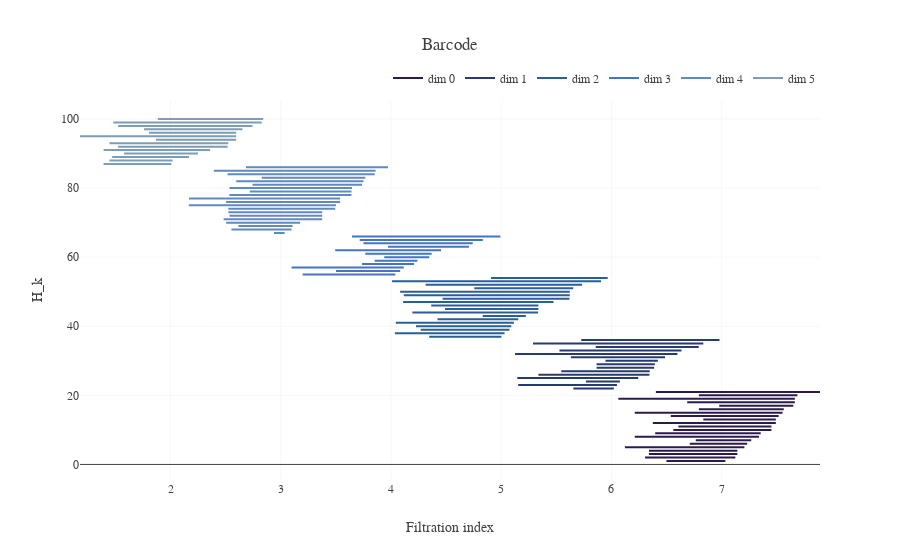

This figure's notebook cell:
### Code cell
fig = go.Figure()
bar_df_sorted = bar_df.sort_values(by=["bar_dim", "bar_birth"])
bar_df_sorted = bar_df_sorted.reset_index(drop=True)

for b,bar in bar_df_sorted.iterrows():
    
    if (bar_df_sorted.iloc[b-1]["bar_dim"] != bar["bar_dim"]) :
        showlegendtf = True
    else :
        showlegendtf = False
        
    fig.add_trace(go.Scatter(x=[bar["bar_birth"], bar["bar_death"]], y=[b+1, b+1],
                    mode='lines',
                    name=f'dim {bar["bar_dim"]}',
                    showlegend=showlegendtf,
                    line=dict(color=aptviz_themes.davos_colors[int(bar["bar_dim"])]),
                    hovertemplate =
                        f'<i>id</i>: {bar["bar_id"]}'+
                        f'<br><b>rep</b>: {bar["rep"]}'))



# Add nice effects and such
fig.update_layout(title_text="Barcode")
fig.update_yaxes(title_text = "H_k")
fig.update_xaxes(title_text = "Filtration index")
fig.update_layout(legend=dict(
    orientation="h",
    yanchor="bottom",
    y=1.02,
    xanchor="right",
    x=1
))
fig.update_layout(hovermode="x unified")
fig.show()

### Figure 1 — Plotly figure (JSON) as saved in the notebook; plotly's stock layout.template omitted (floating-point values rounded to 4 significant figures)
{"data": [{"hovertemplate": "<i>id</i>: 62<br><b>rep</b>: [20 75 81 48]", "line": {"color": "rgb(44, 26, 76)"}, "mode": "lines", "name": "dim 0", "showlegend": true, "type": "scatter", "x": [7.034, 6.5], "y": [1, 1]}, {"hovertemplate": "<i>id</i>: 93<br><b>rep</b>: [38 66 77 26]", "line": {"color": "rgb(44, 26, 76)"}, "mode": "lines", "name": "dim 0", "showlegend": false, "type": "scatter", "x": [7.125, 6.305], "y": [2, 2]}, {"hovertemplate": "<i>id</i>: 5<br><b>rep</b>: [31 45 55 20]", "line": {"color": "rgb(44, 26, 76)"}, "mode": "lines", "name": "dim 0", "showlegend": false, "type": "scatter", "x": [7.143, 6.34], "y": [3, 3]}, {"hovertemplate": "<i>id</i>: 72<br><b>rep</b>: [ 2 40 38 41]", "line": {"color": "rgb(44, 26, 76)"}, "mode": "lines", "name": "dim 0", "showlegend": false, "type": "scatter", "x": [7.143, 6.341], "y": [4, 4]}, {"hovertemplate": "<i>id</i>: 25<br><b>rep</b>: [85 76 96 22]", "line": {"color": "rgb(44, 26, 76)"}, "mode": "lines", "name": "dim 0", "showlegend": false, "type": "scatter", "x": [7.207, 6.123], "y": [5, 5]}, {"hovertemplate": "<i>id</i>: 20<br><b>rep</b>: [27 49 34 50]", "line": {"color": "rgb(44, 26, 76)"}, "mode": "lines", "name": "dim 0", "showlegend": false, "type": "scatter", "x": [7.232, 6.711], "y": [6, 6]}, {"hovertemplate": "<i>id</i>: 86<br><b>rep</b>: [ 3 18 33 73]", "line": {"color": "rgb(44, 26, 76)"}, "mode": "lines", "name": "dim 0", "showlegend": false, "type": "scatter", "x": [7.269, 6.766], "y": [7, 7]}, {"hovertemplate": "<i>id</i>: 30<br><b>rep</b>: [80 55 75 35]", "line": {"color": "rgb(44, 26, 76)"}, "mode": "lines", "name": "dim 0", "showlegend": false, "type": "scatter", "x": [7.34, 6.212], "y": [8, 8]}, {"hovertemplate": "<i>id</i>: 17<br><b>rep</b>: [76 43 85  5]", "line": {"color": "rgb(44, 26, 76)"}, "mode": "lines", "name": "dim 0", "showlegend": false, "type": "scatter", "x": [7.355, 6.397], "y": [9, 9]}, {"hovertemplate": "<i>id</i>: 41<br><b>rep</b>: [37 19 67 90]", "line": {"color": "rgb(44, 26, 76)"}, "mode": "lines", "name": "dim 0", "showlegend": false, "type": "scatter", "x": [7.452, 6.562], "y": [10, 10]}, {"hovertemplate": "<i>id</i>: 55<br><b>rep</b>: [ 7 28  6 68]", "line": {"color": "rgb(44, 26, 76)"}, "mode": "lines", "name": "dim 0", "showlegend": false, "type": "scatter", "x": [7.452, 6.608], "y": [11, 11]}, {"hovertemplate": "<i>id</i>: 48<br><b>rep</b>: [57 95 41 26]", "line": {"color": "rgb(44, 26, 76)"}, "mode": "lines", "name": "dim 0", "showlegend": false, "type": "scatter", "x": [7.492, 6.376], "y": [12, 12]}, {"hovertemplate": "<i>id</i>: 66<br><b>rep</b>: [66 24 65 47]", "line": {"color": "rgb(44, 26, 76)"}, "mode": "lines", "name": "dim 0", "showlegend": false, "type": "scatter", "x": [7.492, 6.834], "y": [13, 13]}, {"hovertemplate": "<i>id</i>: 31<br><b>rep</b>: [69 55 47 31]", "line": {"color": "rgb(44, 26, 76)"}, "mode": "lines", "name": "dim 0", "showlegend": false, "type": "scatter", "x": [7.517, 6.538], "y": [14, 14]}, {"hovertemplate": "<i>id</i>: 7<br><b>rep</b>: [49 16 26 43]", "line": {"color": "rgb(44, 26, 76)"}, "mode": "lines", "name": "dim 0", "showlegend": false, "type": "scatter", "x": [7.553, 6.212], "y": [15, 15]}, {"hovertemplate": "<i>id</i>: 95<br><b>rep</b>: [22 71 62 97]", "line": {"color": "rgb(44, 26, 76)"}, "mode": "lines", "name": "dim 0", "showlegend": false, "type": "scatter", "x": [7.564, 6.793], "y": [16, 16]}, {"hovertemplate": "<i>id</i>: 16<br><b>rep</b>: [41 98 93 29]", "line": {"color": "rgb(44, 26, 76)"}, "mode": "lines", "name": "dim 0", "showlegend": false, "type": "scatter", "x": [7.65, 6.978], "y": [17, 17]}, {"hovertemplate": "<i>id</i>: 18<br><b>rep</b>: [75 76 18 91]", "line": {"color": "rgb(44, 26, 76)"}, "mode": "lines", "name": "dim 0", "showlegend": false, "type": "scatter", "x": [7.664, 6.688], "y": [18, 18]}, {"hovertemplate": "<i>id</i>: 42<br><b>rep</b>: [21 12 59  8]", "line": {"color": "rgb(44, 26, 76)"}, "mode": "lines", "name": "dim 0", "showlegend": false, "type": "scatter", "x": [7.664, 6.063], "y": [19, 19]}, {"hovertemplate": "<i>id</i>: 28<br><b>rep</b>: [57 25 48 20]", "line": {"color": "rgb(44, 26, 76)"}, "mode": "lines", "name": "dim 0", "showlegend": false, "type": "scatter", "x": [7.688, 6.793], "y": [20, 20]}, {"hovertemplate": "<i>id</i>: 9<br><b>rep</b>: [75 14  5 72]", "line": {"color": "rgb(44, 26, 76)"}, "mode": "lines", "name": "dim 0", "showlegend": false, "type": "scatter", "x": [7.893, 6.404], "y": [21, 21]}, {"hovertemplate": "<i>id</i>: 87<br><b>rep</b>: [116 188 204 165]", "line": {"color": "rgb(40, 59, 110)"}, "mode": "lines", "name": "dim 1", "showlegend": true, "type": "scatter", "x": [6.022, 5.654], "y": [22, 22]}, {"hovertemplate": "<i>id</i>: 47<br><b>rep</b>: [111 160 185 100]", "line": {"color": "rgb(40, 59, 110)"}, "mode": "lines", "name": "dim 1", "showlegend": false, "type": "scatter", "x": [6.05, 5.155], "y": [23, 23]}, {"hovertemplate": "<i>id</i>: 77<br><b>rep</b>: [182 115 217 108]", "line": {"color": "rgb(40, 59, 110)"}, "mode": "lines", "name": "dim 1", "showlegend": false, "type": "scatter", "x": [6.077, 5.769], "y": [24, 24]}, {"hovertemplate": "<i>id</i>: 39<br><b>rep</b>: [160 228 183 139]", "line": {"color": "rgb(40, 59, 110)"}, "mode": "lines", "name": "dim 1", "showlegend": false, "type": "scatter", "x": [6.243, 5.146], "y": [25, 25]}, {"hovertemplate": "<i>id</i>: 91<br><b>rep</b>: [190 209 139 212]", "line": {"color": "rgb(40, 59, 110)"}, "mode": "lines", "name": "dim 1", "showlegend": false, "type": "scatter", "x": [6.345, 5.338], "y": [26, 26]}, {"hovertemplate": "<i>id</i>: 70<br><b>rep</b>: [179 210 107 123]", "line": {"color": "rgb(40, 59, 110)"}, "mode": "lines", "name": "dim 1", "showlegend": false, "type": "scatter", "x": [6.348, 5.545], "y": [27, 27]}, {"hovertemplate": "<i>id</i>: 43<br><b>rep</b>: [172 203 143 137]", "line": {"color": "rgb(40, 59, 110)"}, "mode": "lines", "name": "dim 1", "showlegend": false, "type": "scatter", "x": [6.387, 5.866], "y": [28, 28]}, {"hovertemplate": "<i>id</i>: 14<br><b>rep</b>: [185 164 220 141]", "line": {"color": "rgb(40, 59, 110)"}, "mode": "lines", "name": "dim 1", "showlegend": false, "type": "scatter", "x": [6.394, 5.866], "y": [29, 29]}, {"hovertemplate": "<i>id</i>: 64<br><b>rep</b>: [205 101 149 182]", "line": {"color": "rgb(40, 59, 110)"}, "mode": "lines", "name": "dim 1", "showlegend": false, "type": "scatter", "x": [6.421, 5.946], "y": [30, 30]}, {"hovertemplate": "<i>id</i>: 13<br><b>rep</b>: [215 114 158 156]", "line": {"color": "rgb(40, 59, 110)"}, "mode": "lines", "name": "dim 1", "showlegend": false, "type": "scatter", "x": [6.487, 5.632], "y": [31, 31]}, {"hovertemplate": "<i>id</i>: 10<br><b>rep</b>: [208 214 141 133]", "line": {"color": "rgb(40, 59, 110)"}, "mode": "lines", "name": "dim 1", "showlegend": false, "type": "scatter", "x": [6.599, 5.125], "y": [32, 32]}, {"hovertemplate": "<i>id</i>: 71<br><b>rep</b>: [213 227 194 112]", "line": {"color": "rgb(40, 59, 110)"}, "mode": "lines", "name": "dim 1", "showlegend": false, "type": "scatter", "x": [6.636, 5.529], "y": [33, 33]}, {"hovertemplate": "<i>id</i>: 0<br><b>rep</b>: [178 192 187 249]", "line": {"color": "rgb(40, 59, 110)"}, "mode": "lines", "name": "dim 1", "showlegend": false, "type": "scatter", "x": [6.792, 5.858], "y": [34, 34]}, {"hovertemplate": "<i>id</i>: 51<br><b>rep</b>: [116 197 112 144]", "line": {"color": "rgb(40, 59, 110)"}, "mode": "lines", "name": "dim 1", "showlegend": false, "type": "scatter", "x": [6.834, 5.289], "y": [35, 35]}, {"hovertemplate": "<i>id</i>: 81<br><b>rep</b>: [162 179 115 242]", "line": {"color": "rgb(40, 59, 110)"}, "mode": "lines", "name": "dim 1", "showlegend": false, "type": "scatter", "x": [6.981, 5.727], "y": [36, 36]}, {"hovertemplate": "<i>id</i>: 26<br><b>rep</b>: [342 314 289 308]", "line": {"color": "rgb(42, 94, 151)"}, "mode": "lines", "name": "dim 2", "showlegend": true, "type": "scatter", "x": [5.001, 4.347], "y": [37, 37]}, {"hovertemplate": "<i>id</i>: 88<br><b>rep</b>: [342 286 299 352]", "line": {"color": "rgb(42, 94, 151)"}, "mode": "lines", "name": "dim 2", "showlegend": false, "type": "scatter", "x": [5.031, 4.036], "y": [38, 38]}, {"hovertemplate": "<i>id</i>: 68<br><b>rep</b>: [319 303 308 273]", "line": {"color": "rgb(42, 94, 151)"}, "mode": "lines", "name": "dim 2", "showlegend": false, "type": "scatter", "x": [5.075, 4.269], "y": [39, 39]}, {"hovertemplate": "<i>id</i>: 60<br><b>rep</b>: [343 320 306 300]", "line": {"color": "rgb(42, 94, 151)"}, "mode": "lines", "name": "dim 2", "showlegend": false, "type": "scatter", "x": [5.092, 4.228], "y": [40, 40]}, {"hovertemplate": "<i>id</i>: 69<br><b>rep</b>: [254 271 260 282]", "line": {"color": "rgb(42, 94, 151)"}, "mode": "lines", "name": "dim 2", "showlegend": false, "type": "scatter", "x": [5.116, 4.044], "y": [41, 41]}, {"hovertemplate": "<i>id</i>: 12<br><b>rep</b>: [297 321 270 279]", "line": {"color": "rgb(42, 94, 151)"}, "mode": "lines", "name": "dim 2", "showlegend": false, "type": "scatter", "x": [5.155, 4.422], "y": [42, 42]}, {"hovertemplate": "<i>id</i>: 65<br><b>rep</b>: [260 327 267 358]", "line": {"color": "rgb(42, 94, 151)"}, "mode": "lines", "name": "dim 2", "showlegend": false, "type": "scatter", "x": [5.224, 4.833], "y": [43, 43]}, {"hovertemplate": "<i>id</i>: 50<br><b>rep</b>: [356 353 336 352]", "line": {"color": "rgb(42, 94, 151)"}, "mode": "lines", "name": "dim 2", "showlegend": false, "type": "scatter", "x": [5.335, 4.194], "y": [44, 44]}, {"hovertemplate": "<i>id</i>: 53<br><b>rep</b>: [257 260 345 250]", "line": {"color": "rgb(42, 94, 151)"}, "mode": "lines", "name": "dim 2", "showlegend": false, "type": "scatter", "x": [5.338, 4.49], "y": [45, 45]}, {"hovertemplate": "<i>id</i>: 79<br><b>rep</b>: [287 253 324 251]", "line": {"color": "rgb(42, 94, 151)"}, "mode": "lines", "name": "dim 2", "showlegend": false, "type": "scatter", "x": [5.338, 4.366], "y": [46, 46]}, {"hovertemplate": "<i>id</i>: 80<br><b>rep</b>: [345 250 282 325]", "line": {"color": "rgb(42, 94, 151)"}, "mode": "lines", "name": "dim 2", "showlegend": false, "type": "scatter", "x": [5.475, 4.11], "y": [47, 47]}, {"hovertemplate": "<i>id</i>: 27<br><b>rep</b>: [333 250 351 344]", "line": {"color": "rgb(42, 94, 151)"}, "mode": "lines", "name": "dim 2", "showlegend": false, "type": "scatter", "x": [5.619, 4.469], "y": [48, 48]}, {"hovertemplate": "<i>id</i>: 11<br><b>rep</b>: [255 358 269 338]", "line": {"color": "rgb(42, 94, 151)"}, "mode": "lines", "name": "dim 2", "showlegend": false, "type": "scatter", "x": [5.623, 4.117], "y": [49, 49]}, {"hovertemplate": "<i>id</i>: 84<br><b>rep</b>: [287 352 269 252]", "line": {"color": "rgb(42, 94, 151)"}, "mode": "lines", "name": "dim 2", "showlegend": false, "type": "scatter", "x": [5.623, 4.083], "y": [50, 50]}, {"hovertemplate": "<i>id</i>: 2<br><b>rep</b>: [341 313 257 324]", "line": {"color": "rgb(42, 94, 151)"}, "mode": "lines", "name": "dim 2", "showlegend": false, "type": "scatter", "x": [5.654, 4.756], "y": [51, 51]}, {"hovertemplate": "<i>id</i>: 3<br><b>rep</b>: [280 272 304 292]", "line": {"color": "rgb(42, 94, 151)"}, "mode": "lines", "name": "dim 2", "showlegend": false, "type": "scatter", "x": [5.734, 4.315], "y": [52, 52]}, {"hovertemplate": "<i>id</i>: 78<br><b>rep</b>: [339 305 321 319]", "line": {"color": "rgb(42, 94, 151)"}, "mode": "lines", "name": "dim 2", "showlegend": false, "type": "scatter", "x": [5.906, 4.01], "y": [53, 53]}, {"hovertemplate": "<i>id</i>: 59<br><b>rep</b>: [312 311 306 267]", "line": {"color": "rgb(42, 94, 151)"}, "mode": "lines", "name": "dim 2", "showlegend": false, "type": "scatter", "x": [5.966, 4.908], "y": [54, 54]}, {"hovertemplate": "<i>id</i>: 73<br><b>rep</b>: [362 390 415 429]", "line": {"color": "rgb(68, 117, 193)"}, "mode": "lines", "name": "dim 3", "showlegend": true, "type": "scatter", "x": [4.04, 3.198], "y": [55, 55]}, {"hovertemplate": "<i>id</i>: 35<br><b>rep</b>: [413 425 416 391]", "line": {"color": "rgb(68, 117, 193)"}, "mode": "lines", "name": "dim 3", "showlegend": false, "type": "scatter", "x": [4.083, 3.502], "y": [56, 56]}, {"hovertemplate": "<i>id</i>: 94<br><b>rep</b>: [386 432 389 428]", "line": {"color": "rgb(68, 117, 193)"}, "mode": "lines", "name": "dim 3", "showlegend": false, "type": "scatter", "x": [4.117, 3.098], "y": [57, 57]}, {"hovertemplate": "<i>id</i>: 6<br><b>rep</b>: [417 434 382 398]", "line": {"color": "rgb(68, 117, 193)"}, "mode": "lines", "name": "dim 3", "showlegend": false, "type": "scatter", "x": [4.209, 3.738], "y": [58, 58]}, {"hovertemplate": "<i>id</i>: 57<br><b>rep</b>: [446 365 428 448]", "line": {"color": "rgb(68, 117, 193)"}, "mode": "lines", "name": "dim 3", "showlegend": false, "type": "scatter", "x": [4.24, 3.852], "y": [59, 59]}, {"hovertemplate": "<i>id</i>: 44<br><b>rep</b>: [362 372 420 371]", "line": {"color": "rgb(68, 117, 193)"}, "mode": "lines", "name": "dim 3", "showlegend": false, "type": "scatter", "x": [4.347, 3.939], "y": [60, 60]}, {"hovertemplate": "<i>id</i>: 34<br><b>rep</b>: [415 423 389 410]", "line": {"color": "rgb(68, 117, 193)"}, "mode": "lines", "name": "dim 3", "showlegend": false, "type": "scatter", "x": [4.369, 3.767], "y": [61, 61]}, {"hovertemplate": "<i>id</i>: 99<br><b>rep</b>: [440 419 433 431]", "line": {"color": "rgb(68, 117, 193)"}, "mode": "lines", "name": "dim 3", "showlegend": false, "type": "scatter", "x": [4.454, 3.494], "y": [62, 62]}, {"hovertemplate": "<i>id</i>: 40<br><b>rep</b>: [426 434 376 382]", "line": {"color": "rgb(68, 117, 193)"}, "mode": "lines", "name": "dim 3", "showlegend": false, "type": "scatter", "x": [4.707, 3.973], "y": [63, 63]}, {"hovertemplate": "<i>id</i>: 75<br><b>rep</b>: [441 369 360 397]", "line": {"color": "rgb(68, 117, 193)"}, "mode": "lines", "name": "dim 3", "showlegend": false, "type": "scatter", "x": [4.742, 3.75], "y": [64, 64]}, {"hovertemplate": "<i>id</i>: 32<br><b>rep</b>: [423 379 395 408]", "line": {"color": "rgb(68, 117, 193)"}, "mode": "lines", "name": "dim 3", "showlegend": false, "type": "scatter", "x": [4.833, 3.717], "y": [65, 65]}, {"hovertemplate": "<i>id</i>: 23<br><b>rep</b>: [430 399 360 392]", "line": {"color": "rgb(68, 117, 193)"}, "mode": "lines", "name": "dim 3", "showlegend": false, "type": "scatter", "x": [4.993, 3.646], "y": [66, 66]}, {"hovertemplate": "<i>id</i>: 38<br><b>rep</b>: [459 473 460 480]", "line": {"color": "rgb(96, 137, 190)"}, "mode": "lines", "name": "dim 4", "showlegend": true, "type": "scatter", "x": [3.035, 2.938], "y": [67, 67]}, {"hovertemplate": "<i>id</i>: 19<br><b>rep</b>: [472 450 452 462]", "line": {"color": "rgb(96, 137, 190)"}, "mode": "lines", "name": "dim 4", "showlegend": false, "type": "scatter", "x": [3.098, 2.553], "y": [68, 68]}, {"hovertemplate": "<i>id</i>: 76<br><b>rep</b>: [479 478 487 463]", "line": {"color": "rgb(96, 137, 190)"}, "mode": "lines", "name": "dim 4", "showlegend": false, "type": "scatter", "x": [3.108, 2.616], "y": [69, 69]}, {"hovertemplate": "<i>id</i>: 96<br><b>rep</b>: [470 455 485 451]", "line": {"color": "rgb(96, 137, 190)"}, "mode": "lines", "name": "dim 4", "showlegend": false, "type": "scatter", "x": [3.175, 2.505], "y": [70, 70]}, {"hovertemplate": "<i>id</i>: 29<br><b>rep</b>: [457 461 482 465]", "line": {"color": "rgb(96, 137, 190)"}, "mode": "lines", "name": "dim 4", "showlegend": false, "type": "scatter", "x": [3.376, 2.482], "y": [71, 71]}, {"hovertemplate": "<i>id</i>: 83<br><b>rep</b>: [488 484 462 473]", "line": {"color": "rgb(96, 137, 190)"}, "mode": "lines", "name": "dim 4", "showlegend": false, "type": "scatter", "x": [3.376, 2.534], "y": [72, 72]}, {"hovertemplate": "<i>id</i>: 98<br><b>rep</b>: [465 452 471 477]", "line": {"color": "rgb(96, 137, 190)"}, "mode": "lines", "name": "dim 4", "showlegend": false, "type": "scatter", "x": [3.376, 2.524], "y": [73, 73]}, {"hovertemplate": "<i>id</i>: 21<br><b>rep</b>: [473 454 451 456]", "line": {"color": "rgb(96, 137, 190)"}, "mode": "lines", "name": "dim 4", "showlegend": false, "type": "scatter", "x": [3.494, 2.524], "y": [74, 74]}, {"hovertemplate": "<i>id</i>: 58<br><b>rep</b>: [465 471 469 457]", "line": {"color": "rgb(96, 137, 190)"}, "mode": "lines", "name": "dim 4", "showlegend": false, "type": "scatter", "x": [3.502, 2.166], "y": [75, 75]}, {"hovertemplate": "<i>id</i>: 49<br><b>rep</b>: [472 481 479 487]", "line": {"color": "rgb(96, 137, 190)"}, "mode": "lines", "name": "dim 4", "showlegend": false, "type": "scatter", "x": [3.539, 2.505], "y": [76, 76]}, {"hovertemplate": "<i>id</i>: 82<br><b>rep</b>: [474 465 486 455]", "line": {"color": "rgb(96, 137, 190)"}, "mode": "lines", "name": "dim 4", "showlegend": false, "type": "scatter", "x": [3.539, 2.168], "y": [77, 77]}, {"hovertemplate": "<i>id</i>: 36<br><b>rep</b>: [489 461 480 456]", "line": {"color": "rgb(96, 137, 190)"}, "mode": "lines", "name": "dim 4", "showlegend": false, "type": "scatter", "x": [3.641, 2.534], "y": [78, 78]}, {"hovertemplate": "<i>id</i>: 67<br><b>rep</b>: [476 483 464 456]", "line": {"color": "rgb(96, 137, 190)"}, "mode": "lines", "name": "dim 4", "showlegend": false, "type": "scatter", "x": [3.641, 2.718], "y": [79, 79]}, {"hovertemplate": "<i>id</i>: 85<br><b>rep</b>: [480 484 457 489]", "line": {"color": "rgb(96, 137, 190)"}, "mode": "lines", "name": "dim 4", "showlegend": false, "type": "scatter", "x": [3.646, 2.535], "y": [80, 80]}, {"hovertemplate": "<i>id</i>: 15<br><b>rep</b>: [479 486 472 465]", "line": {"color": "rgb(96, 137, 190)"}, "mode": "lines", "name": "dim 4", "showlegend": false, "type": "scatter", "x": [3.738, 2.744], "y": [81, 81]}, {"hovertemplate": "<i>id</i>: 52<br><b>rep</b>: [481 469 476 486]", "line": {"color": "rgb(96, 137, 190)"}, "mode": "lines", "name": "dim 4", "showlegend": false, "type": "scatter", "x": [3.75, 2.596], "y": [82, 82]}, {"hovertemplate": "<i>id</i>: 22<br><b>rep</b>: [480 450 460 466]", "line": {"color": "rgb(96, 137, 190)"}, "mode": "lines", "name": "dim 4", "showlegend": false, "type": "scatter", "x": [3.767, 2.828], "y": [83, 83]}, {"hovertemplate": "<i>id</i>: 37<br><b>rep</b>: [480 478 472 464]", "line": {"color": "rgb(96, 137, 190)"}, "mode": "lines", "name": "dim 4", "showlegend": false, "type": "scatter", "x": [3.852, 2.517], "y": [84, 84]}, {"hovertemplate": "<i>id</i>: 74<br><b>rep</b>: [466 453 461 484]", "line": {"color": "rgb(96, 137, 190)"}, "mode": "lines", "name": "dim 4", "showlegend": false, "type": "scatter", "x": [3.861, 2.393], "y": [85, 85]}, {"hovertemplate": "<i>id</i>: 89<br><b>rep</b>: [478 481 453 466]", "line": {"color": "rgb(96, 137, 190)"}, "mode": "lines", "name": "dim 4", "showlegend": false, "type": "scatter", "x": [3.973, 2.685], "y": [86, 86]}, {"hovertemplate": "<i>id</i>: 4<br><b>rep</b>: [519 516 497 493]", "line": {"color": "rgb(125, 156, 181)"}, "mode": "lines", "name": "dim 5", "showlegend": true, "type": "scatter", "x": [2.007, 1.392], "y": [87, 87]}, {"hovertemplate": "<i>id</i>: 92<br><b>rep</b>: [514 495 505 493]", "line": {"color": "rgb(125, 156, 181)"}, "mode": "lines", "name": "dim 5", "showlegend": false, "type": "scatter", "x": [2.019, 1.446], "y": [88, 88]}, {"hovertemplate": "<i>id</i>: 54<br><b>rep</b>: [499 490 504 512]", "line": {"color": "rgb(125, 156, 181)"}, "mode": "lines", "name": "dim 5", "showlegend": false, "type": "scatter", "x": [2.168, 1.471], "y": [89, 89]}, {"hovertemplate": "<i>id</i>: 8<br><b>rep</b>: [491 517 504 495]", "line": {"color": "rgb(125, 156, 181)"}, "mode": "lines", "name": "dim 5", "showlegend": false, "type": "scatter", "x": [2.249, 1.579], "y": [90, 90]}, {"hovertemplate": "<i>id</i>: 56<br><b>rep</b>: [504 502 517 516]", "line": {"color": "rgb(125, 156, 181)"}, "mode": "lines", "name": "dim 5", "showlegend": false, "type": "scatter", "x": [2.359, 1.392], "y": [91, 91]}, {"hovertemplate": "<i>id</i>: 97<br><b>rep</b>: [508 491 511 497]", "line": {"color": "rgb(125, 156, 181)"}, "mode": "lines", "name": "dim 5", "showlegend": false, "type": "scatter", "x": [2.517, 1.525], "y": [92, 92]}, {"hovertemplate": "<i>id</i>: 33<br><b>rep</b>: [500 507 519 493]", "line": {"color": "rgb(125, 156, 181)"}, "mode": "lines", "name": "dim 5", "showlegend": false, "type": "scatter", "x": [2.524, 1.446], "y": [93, 93]}, {"hovertemplate": "<i>id</i>: 24<br><b>rep</b>: [497 507 501 509]", "line": {"color": "rgb(125, 156, 181)"}, "mode": "lines", "name": "dim 5", "showlegend": false, "type": "scatter", "x": [2.596, 1.868], "y": [94, 94]}, {"hovertemplate": "<i>id</i>: 45<br><b>rep</b>: [490 491 497 493]", "line": {"color": "rgb(125, 156, 181)"}, "mode": "lines", "name": "dim 5", "showlegend": false, "type": "scatter", "x": [2.596, 1.179], "y": [95, 95]}, {"hovertemplate": "<i>id</i>: 90<br><b>rep</b>: [494 508 503 500]", "line": {"color": "rgb(125, 156, 181)"}, "mode": "lines", "name": "dim 5", "showlegend": false, "type": "scatter", "x": [2.596, 1.804], "y": [96, 96]}, {"hovertemplate": "<i>id</i>: 63<br><b>rep</b>: [507 498 515 500]", "line": {"color": "rgb(125, 156, 181)"}, "mode": "lines", "name": "dim 5", "showlegend": false, "type": "scatter", "x": [2.652, 1.76], "y": [97, 97]}, {"hovertemplate": "<i>id</i>: 46<br><b>rep</b>: [501 516 518 517]", "line": {"color": "rgb(125, 156, 181)"}, "mode": "lines", "name": "dim 5", "showlegend": false, "type": "scatter", "x": [2.744, 1.525], "y": [98, 98]}, {"hovertemplate": "<i>id</i>: 1<br><b>rep</b>: [497 515 506 507]", "line": {"color": "rgb(125, 156, 181)"}, "mode": "lines", "name": "dim 5", "showlegend": false, "type": "scatter", "x": [2.828, 1.481], "y": [99, 99]}, {"hovertemplate": "<i>id</i>: 61<br><b>rep</b>: [511 495 496 515]", "line": {"color": "rgb(125, 156, 181)"}, "mode": "lines", "name": "dim 5", "showlegend": false, "type": "scatter", "x": [2.84, 1.885], "y": [100, 100]}], "layout": {"hovermode": "x unified", "legend": {"orientation": "h", "x": 1, "xanchor": "right", "y": 1.02, "yanchor": "bottom"}, "title": {"text": "Barcode"}, "xaxis": {"title": {"text": "Filtration index"}}, "yaxis": {"title": {"text": "H_k"}}}}
